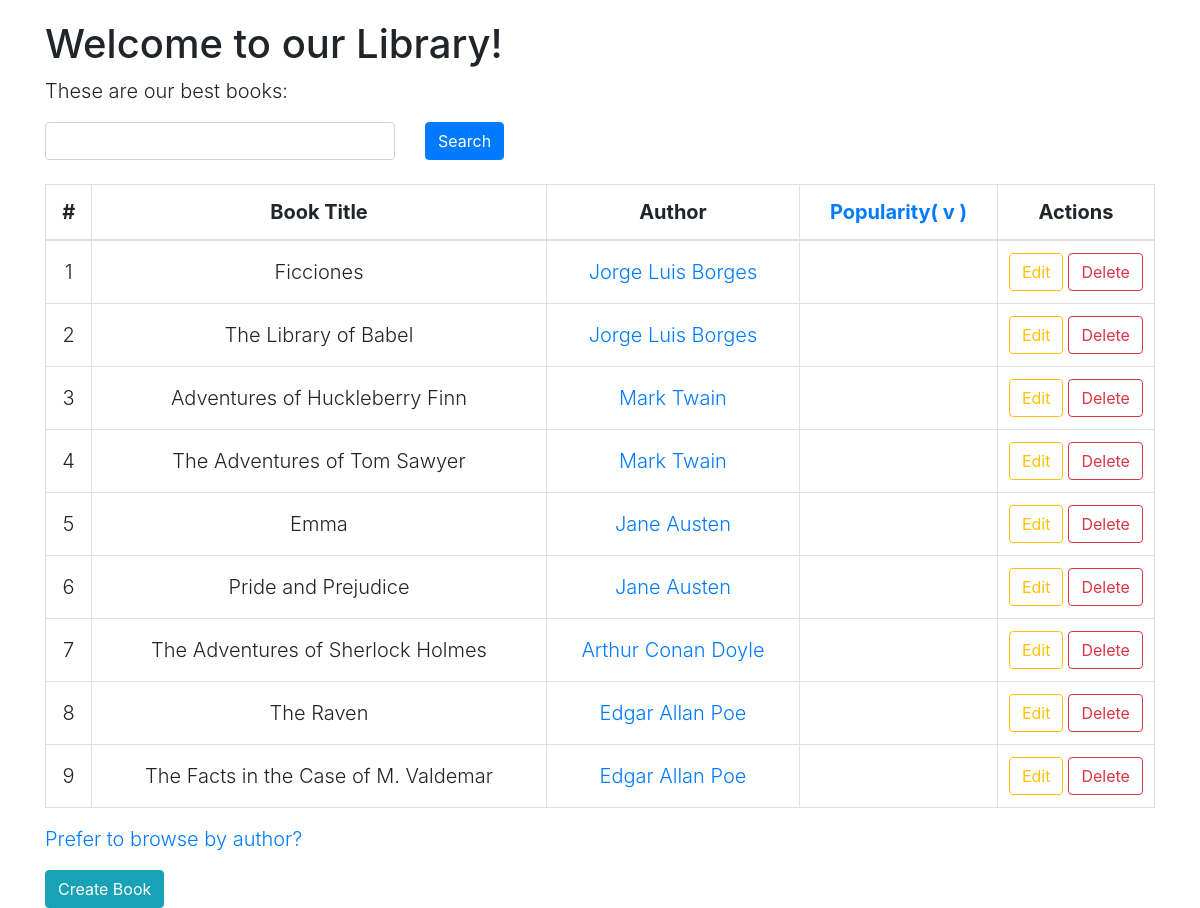
The page / on the database its author committed.
### sample_app/models.py (models this page shows, shortened)
class Book(models.Model):
    title = models.CharField(max_length=255)
    author = models.ForeignKey(Author, on_delete=models.CASCADE)
    isbn = models.CharField(max_length=255)

class Author(models.Model):
    name = models.CharField(max_length=255)
    country = models.ForeignKey(Country, on_delete=models.CASCADE)

### sample_app/views.py (the view)
# urls.py: path('', views.index, name='index'),
def index(request):
    sort_method = request.GET.get('sort', 'asc')
    books = Book.objects.all()
    if 'q' in request.GET:
        q = request.GET['q']
        books = books.filter(title__icontains=q)
    return render(request, 'books.html', {
        'books': books,
        'authors': Author.objects.all(),
        'sort_method': sort_method,
    })

### sample_app/templates/books.html (shortened to what this page needs)
{% extends "base.html" %}
{% block main %}
  <p class="h1">Welcome to our Library!</p>
  <p class="lead">These are our best books:</p>
  <form action="" method="GET">
    <div class="row">
      <div class="col-4">
        <input type="text" name="q" class="form-control">
      </div>
      <div class="col-6">
        <input type="submit" class="btn btn-primary btn-xs" value="Search">
      </div>
    </div>
  </form>
  <br>
  <table class="table table-bordered table-hover text-center lead">
    <thead>
      <tr>
        <th>#</th>
        <th>Book Title</th>
        <th>Author</th>
        <th><a href="/?sort={% if sort_method == 'asc' %}desc{% else %}asc{% endif %}">Popularity({% if sort_method == 'asc' %} v {% else %} ^ {% endif %})</a></th>
        <th>Actions</th>
      </tr>
    </thead>
    <tbody>
      {% for book in books %}
        <tr>
          <td class="align-middle">{{ book.id }}</td>
          <td class="align-middle">{{ book.title}}</td>
          <td class="align-middle"><a href="{% url 'author_by_id' book.author.id %}">{{ book.author.name}}</a></td>
          <td class="align-middle">{{ book.popularity}}</td>
          <td class="align-middle">
            <div class="row justify-content-md-center">
              <a href="/edit_book/{{book.id}}" style="margin-right: 5px;"><button type="button" class="btn btn-outline-warning btn-xs">Edit</button></a>
              <form class="" action="/delete_book" method="post">
                <input type="submit" value='Delete' class="btn btn-outline-danger btn-xs">
              </form>
            </div>
          </td>
        </tr>
      {% endfor %}
    </tbody>
  </table>
  <p class="lead"><a href="{% url 'authors' %}">Prefer to browse by author?</a></p>
  <a href="/create_book/"><button type="button" class="btn btn-info">Create Book</button></a>
{% endblock %}

### sample_app/templates/base.html (style rules this page uses)
.container { margin-top: 20px; }

### rows shown on the page
Book: id "1", title "Ficciones", author.name "Jorge Luis Borges"
Book: id "2", title "The Library of Babel", author.name "Jorge Luis Borges"
Book: id "3", title "Adventures of Huckleberry Finn", author.name "Mark Twain"
Book: id "4", title "The Adventures of Tom Sawyer", author.name "Mark Twain"
Book: id "5", title "Emma", author.name "Jane Austen"
Book: id "6", title "Pride and Prejudice", author.name "Jane Austen"
Book: id "7", title "The Adventures of Sherlock Holmes", author.name "Arthur Conan Doyle"
Book: id "8", title "The Raven", author.name "Edgar Allan Poe"
Book: id "9", title "The Facts in the Case of M. Valdemar", author.name "Edgar Allan Poe"
